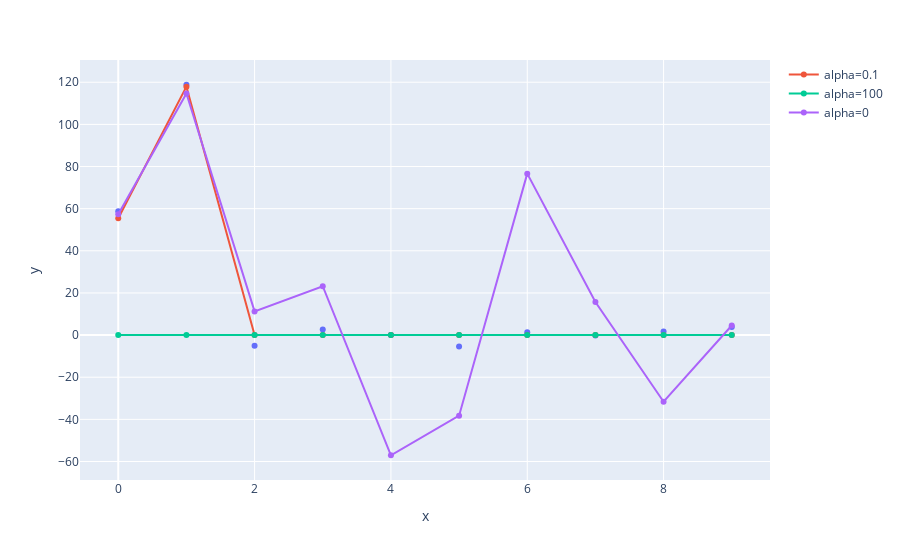

Source (notebook cell):
### Code cell
# store index of coefficients in x_values
x_values = list(range(len(lasso_reg_small.coef_)))
# scatter plot of  coefficients
lasso_fig_coef = px.___( ... , ...)
lasso_fig_coef.data[0].name="alpha=0.0001"
lasso_fig_coef.add_scatter(.... , .... ,name="alpha=0.1")
lasso_fig_coef.add_scatter(... , ... ,name="alpha=100")
lasso_fig_coef.add_scatter(... , ... ,name="alpha=0")
#show the plot
lasso_fig_coef.show()

### Figure 1 — Plotly figure (JSON) as saved in the notebook; plotly's stock layout.template omitted (floating-point values rounded to 4 significant figures)
{"data": [{"hovertemplate": "x=%{x}<br>y=%{y}<extra></extra>", "legendgroup": "", "marker": {"color": "#636efa", "symbol": "circle"}, "mode": "markers", "name": "alpha=0.0001", "orientation": "v", "showlegend": false, "type": "scatter", "x": [0, 1, 2, 3, 4, 5, 6, 7, 8, 9], "xaxis": "x", "y": [58.74, 118.8, -5.058, 2.658, 0, -5.387, 1.341, -0.232, 1.694, 3.789], "yaxis": "y"}, {"name": "alpha=0.1", "type": "scatter", "x": [0, 1, 2, 3, 4, 5, 6, 7, 8, 9], "y": [55.42, 117.9, 0, 0, 0, 0, 0, 0, 0, 0]}, {"name": "alpha=100", "type": "scatter", "x": [0, 1, 2, 3, 4, 5, 6, 7, 8, 9], "y": [0, 0, 0, 0, 0, 0, 0, 0, 0, 0]}, {"name": "alpha=0", "type": "scatter", "x": [0, 1, 2, 3, 4, 5, 6, 7, 8, 9], "y": [57.38, 114.7, 11.24, 23.17, -57.04, -38.25, 76.62, 15.66, -31.62, 4.543]}], "layout": {"legend": {"tracegroupgap": 0}, "margin": {"t": 60}, "xaxis": {"anchor": "y", "domain": [0, 1], "title": {"text": "x"}}, "yaxis": {"anchor": "x", "domain": [0, 1], "title": {"text": "y"}}}}
